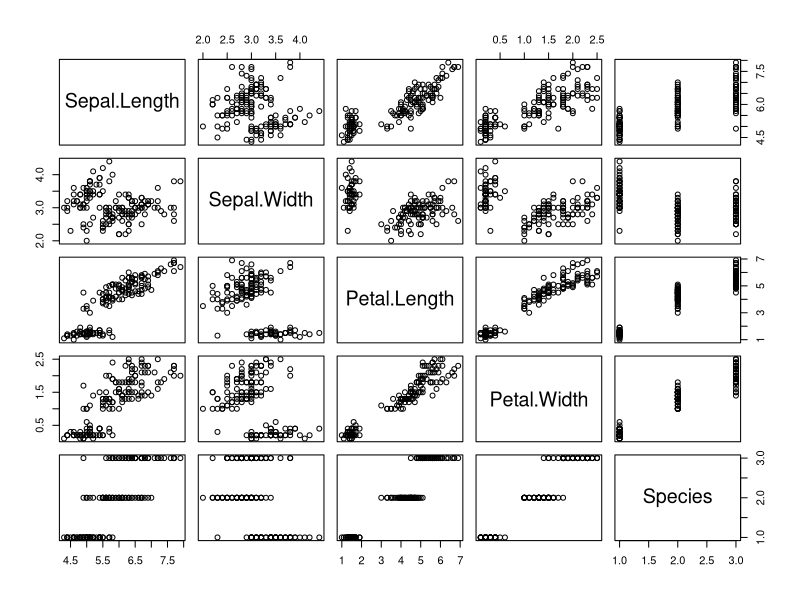
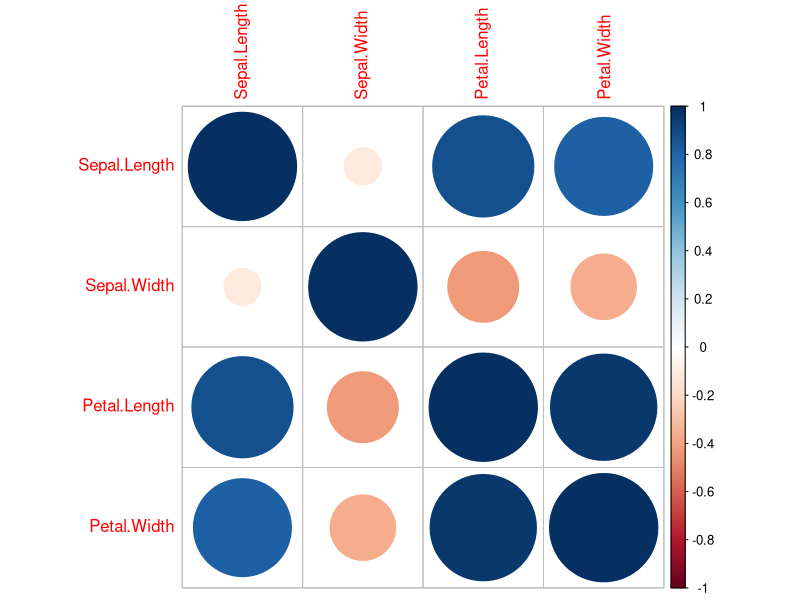
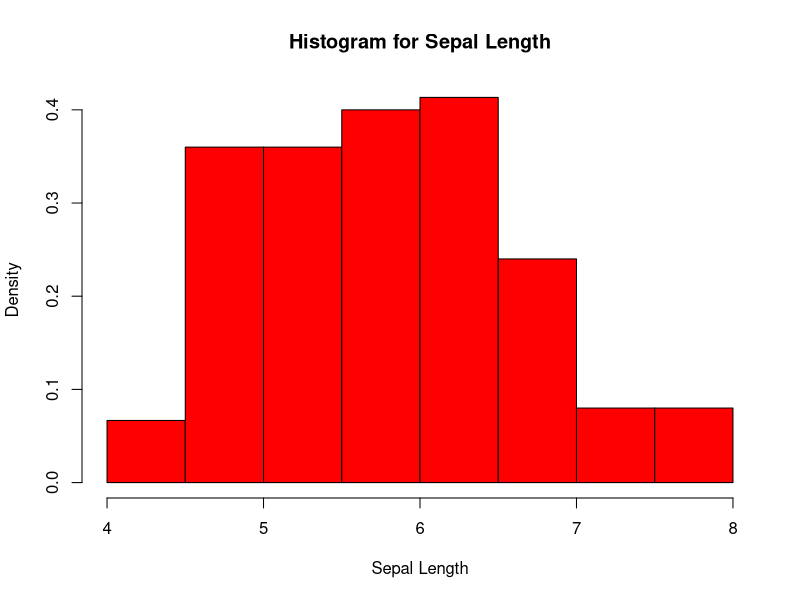
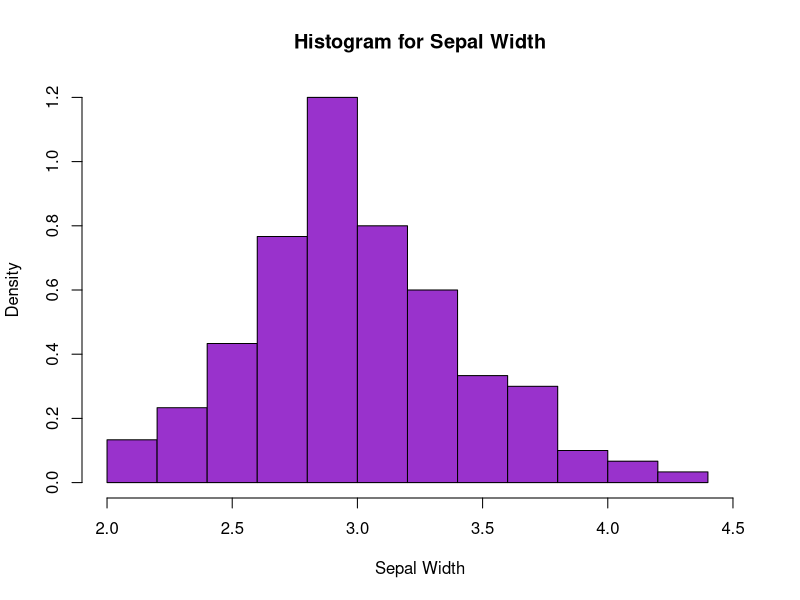
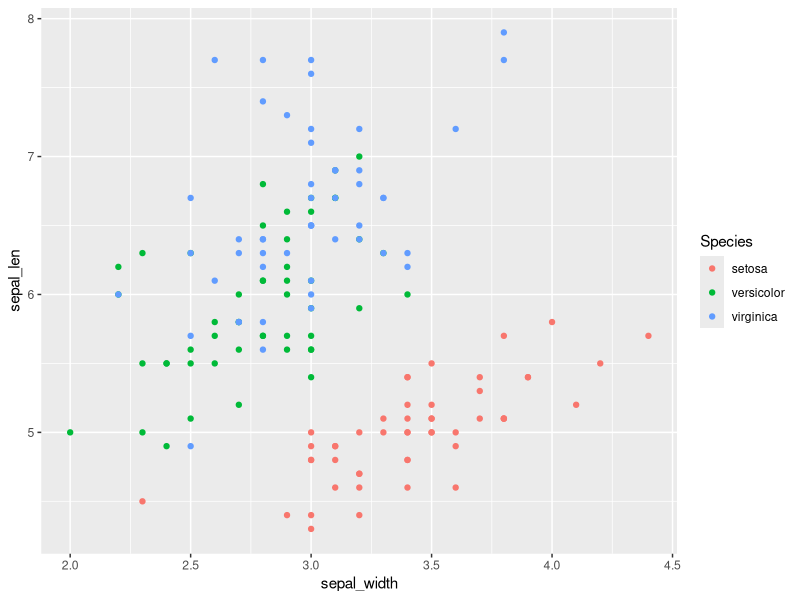
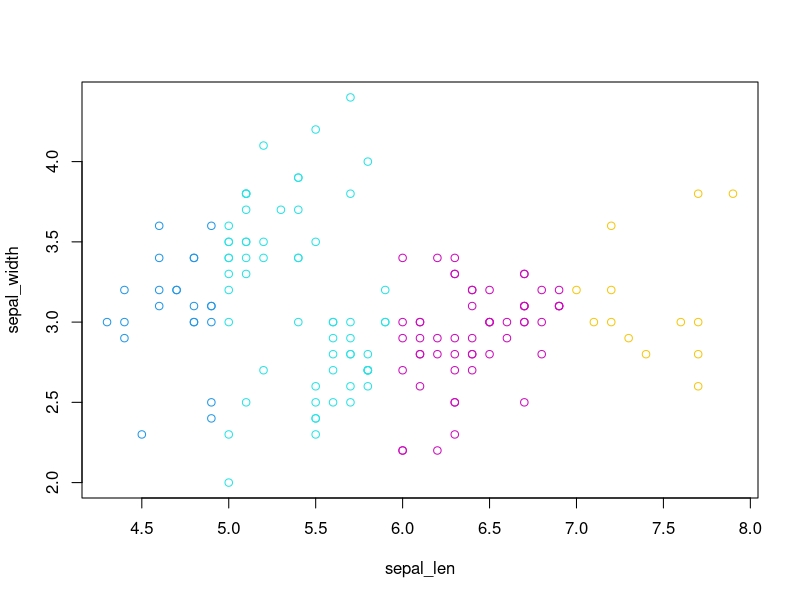
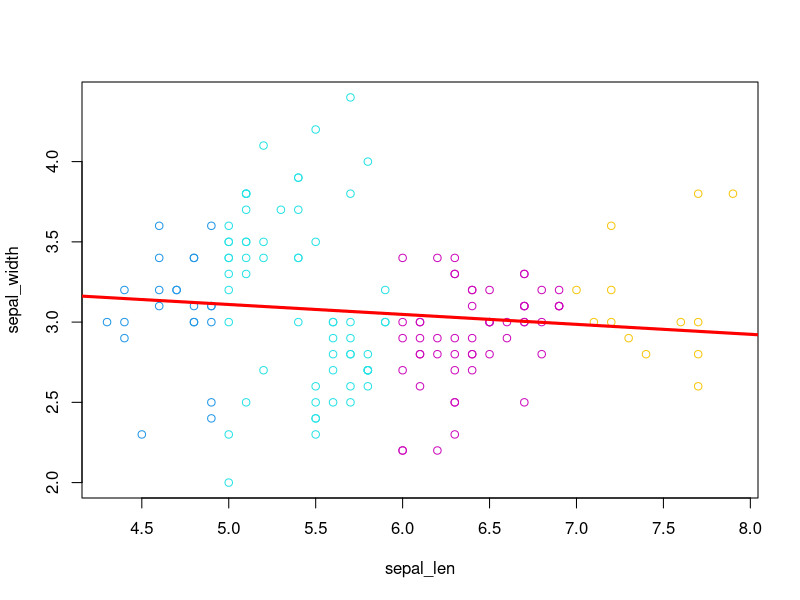
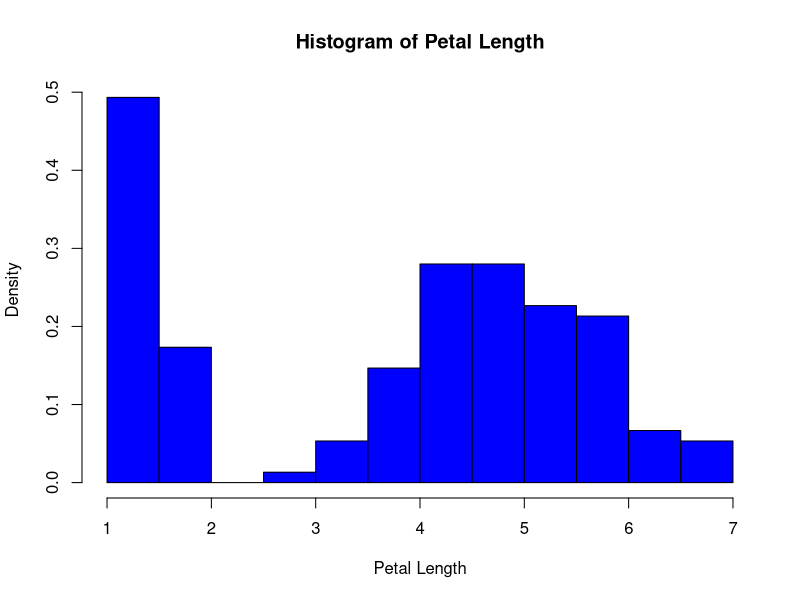

Write the R code that produced these figures, in order.
## ---- chunk 1
datasets::iris
## ---- chunk 2
head(iris)
## ---- chunk 3
tail(iris)
## ---- chunk 4
str(iris)
## ---- chunk 5
summary(iris)
## ---- chunk 6
plot(iris)

## ---- chunk 7
cr <-cor(iris[1:4])
cr
## ---- chunk 8
library(corrplot)
corrplot(cr)


## ---- chunk 9
sepal_len <- iris$Sepal.Length
hist(sepal_len, main= "Histogram for Sepal Length", xlab = "Sepal Length", xlim = c(4,8), col = "red", freq = FALSE)
## ---- chunk 10
sepal_width <- iris$Sepal.Width
hist(sepal_width, main = "Histogram for Sepal Width", xlab = "Sepal Width",xlim = c(2,4.5), col = "darkorchid", freq = FALSE)
## ---- chunk 11
library(ggplot2)
qplot(sepal_width,sepal_len, data = iris, color = Species)

## ---- chunk 12
corr <- cor(sepal_width , sepal_len, method = "pearson")
corr

## ---- chunk 13
plot(sepal_width~sepal_len, col = sepal_len)
## ---- chunk 14
model1 <- lm(sepal_width~sepal_len)
model1
## ---- chunk 15
plot(sepal_width~sepal_len, col = sepal_len)
abline(model1 , col = "red" , lwd =3)
## ---- chunk 16
petal_len <- iris$Petal.Length
petal_wid <- iris$Petal.Width
head(petal_len)
head(petal_wid)
## ---- chunk 17
hist(petal_len , main = "Histogram of Petal Length", xlab = "Petal Length" , col = "blue", freq = FALSE,)
## ---- chunk 18
hist(petal_wid , main = "Histogram of Petal WIdth" , xlab ="Petal Width", freq = FALSE, col = "green")
## ---- chunk 19
corr2 <- cor(petal_wid , petal_len, method = "pearson")
corr2

## ---- chunk 20
model2 <- lm(petal_wid~petal_len)
model2
## ---- chunk 21
plot(petal_wid~petal_len, col = petal_len)
abline(model2 , col = "blue" , lwd=3)
## ---- chunk 22
#Prediction of Sepal width with Sepal length given as 15
p1 <- predict(model1 , data.frame(sepal_len=15))
p1
## ---- chunk 23
#Prediction of Petal width with petal length as 25
p2 <- predict(model2 , data.frame(petal_len=25))
p2

